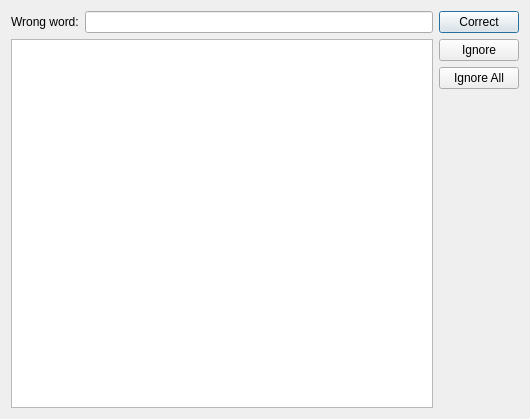
<?xml version="1.0" encoding="UTF-8"?>
<ui version="4.0">
 <class>SpellChecker</class>
 <widget class="QDialog" name="SpellChecker">
  <property name="geometry">
   <rect>
    <x>0</x>
    <y>0</y>
    <width>530</width>
    <height>419</height>
   </rect>
  </property>
  <property name="windowTitle">
   <string>Spell Checker</string>
  </property>
  <layout class="QHBoxLayout" name="horizontalLayout_2">
   <item>
    <layout class="QVBoxLayout" name="verticalLayout_2" stretch="0,1">
     <item>
      <layout class="QHBoxLayout" name="horizontalLayout" stretch="0,0">
       <item>
        <widget class="QLabel" name="label">
         <property name="text">
          <string>Wrong word:</string>
         </property>
        </widget>
       </item>
       <item>
        <widget class="QLineEdit" name="wordEdit"/>
       </item>
      </layout>
     </item>
     <item>
      <widget class="QListWidget" name="suggestList"/>
     </item>
    </layout>
   </item>
   <item>
    <layout class="QVBoxLayout" name="verticalLayout">
     <item>
      <widget class="QPushButton" name="correctButton">
       <property name="text">
        <string>Correct</string>
       </property>
      </widget>
     </item>
     <item>
      <widget class="QPushButton" name="ignoreButton">
       <property name="text">
        <string>Ignore</string>
       </property>
      </widget>
     </item>
     <item>
      <widget class="QPushButton" name="ignoreAllButton">
       <property name="text">
        <string>Ignore All</string>
       </property>
      </widget>
     </item>
     <item>
      <spacer name="verticalSpacer">
       <property name="orientation">
        <enum>Qt::Vertical</enum>
       </property>
       <property name="sizeHint" stdset="0">
        <size>
         <width>20</width>
         <height>40</height>
        </size>
       </property>
      </spacer>
     </item>
    </layout>
   </item>
  </layout>
 </widget>
 <resources/>
 <connections/>
</ui>
